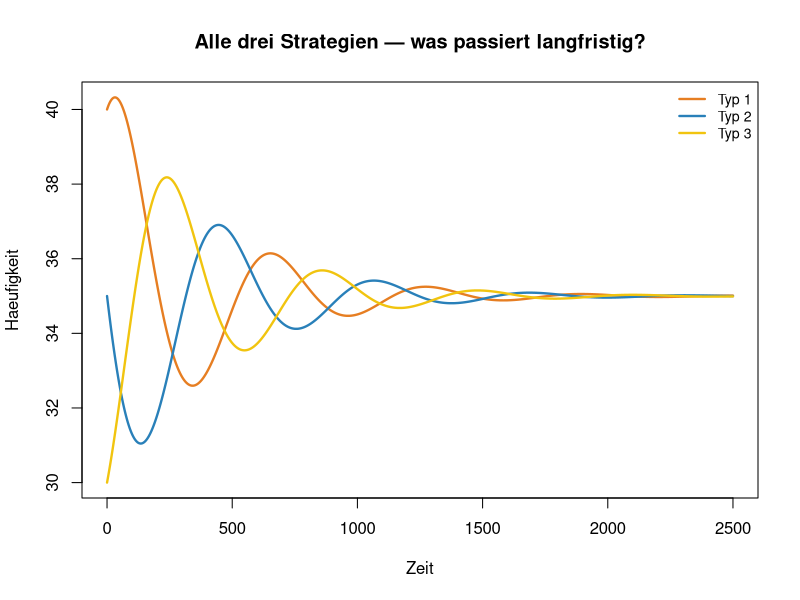
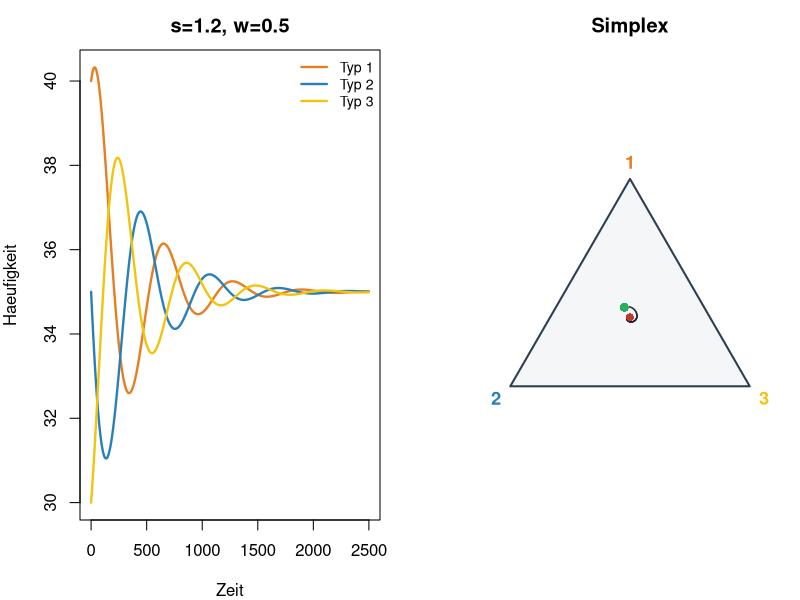
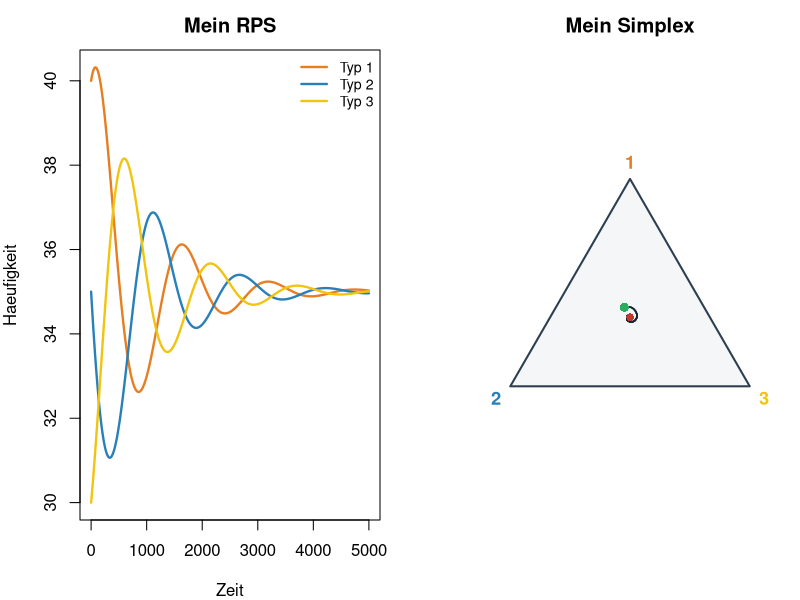
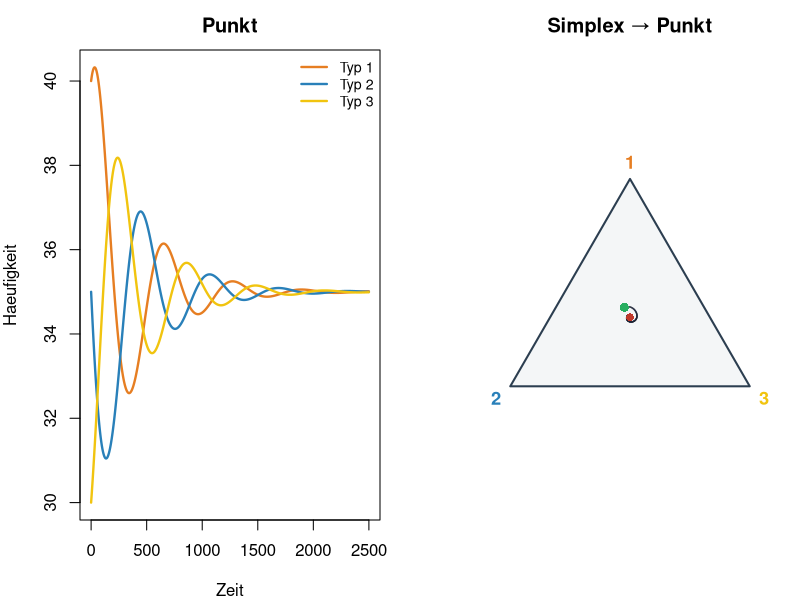
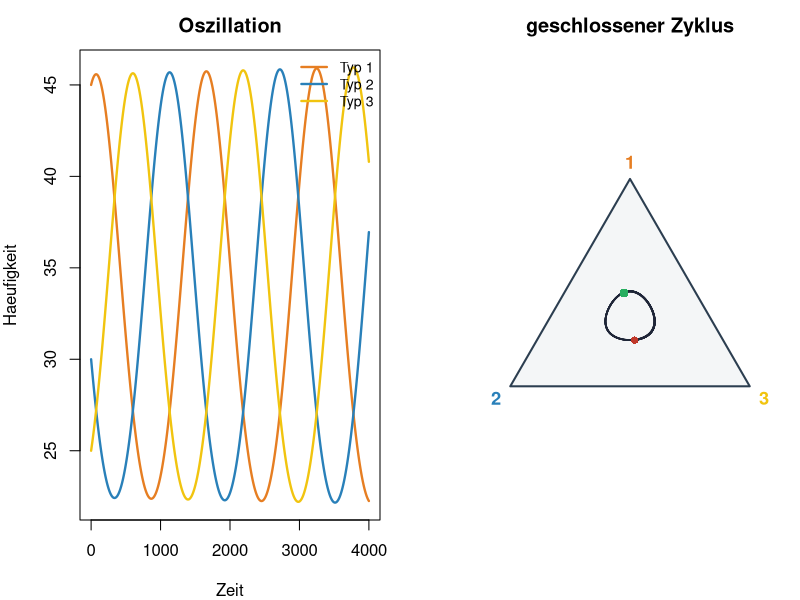
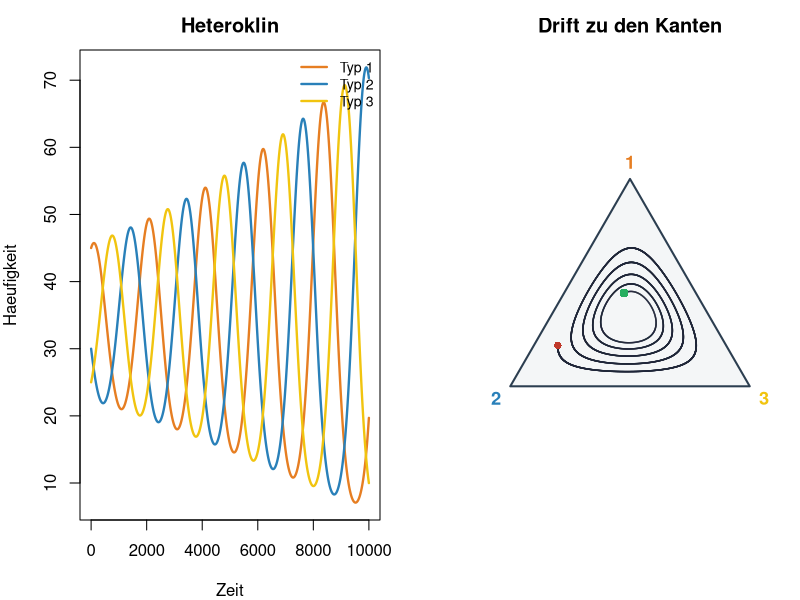
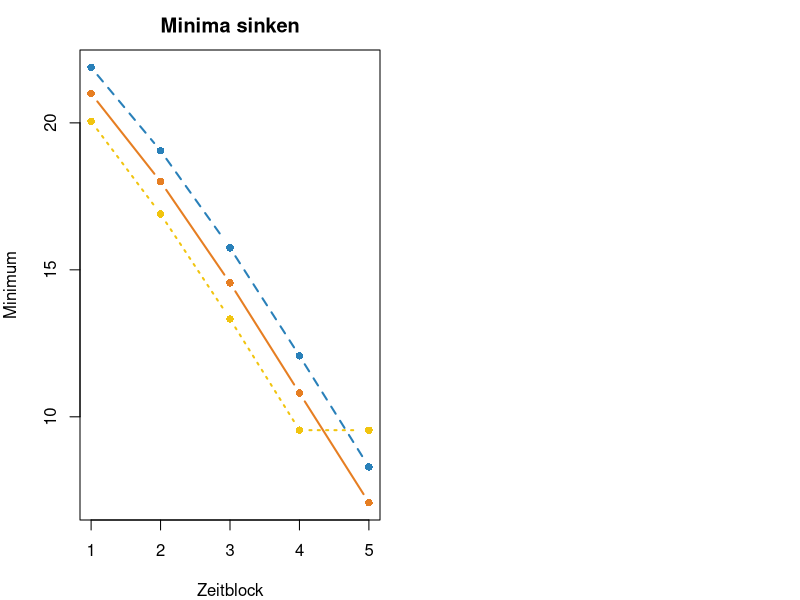

R code for these plots, in order:
## ---- chunk 1
# Ein Schritt: frequenzabhängige Fitness (diskreter Replikator)
next_rps <- function(N, r, A, C = 2) {
  sN <- sum(N)
  if (sN <= 0) return(N)
  p <- N / sN
  W <- C - as.numeric(A %*% p)
  Wbar <- sum(p * W)
  pmax(N + r * N * (W - Wbar), 0) # nie negativ
}

# Zeitschritte wiederholen
simulate_rps <- function(N0, r, A, T = 2000, C = 2) {
  n <- length(N0)
  N <- matrix(0, T + 1, n)
  N[1, ] <- N0
  for (t in 1:T) {
    N[t + 1, ] <- next_rps(N[t, ], r, A, C)
  }
  out <- data.frame(time = 0:T)
  for (j in 1:n) {
    out[[paste0("N", j)]] <- N[, j]
  }
  out
}
## ---- chunk 2

# Frequenzen auf dem 2-Simplex (Dreieck)
to_simplex_xy <- function(N) {
  
  N <- as.matrix(N)
  s <- pmax(rowSums(N), 1e-12)
  f <- N / s
  v1 <- c(0.5, sqrt(3) / 2); v2 <- c(0, 0); v3 <- c(1, 0)
  cbind(x = f[, 1] * v1[1] + f[, 2] * v2[1] + f[, 3] * v3[1],
        y = f[, 1] * v1[2] + f[, 2] * v2[2] + f[, 3] * v3[2])
  
}

plot_simplex <- function(df, main = "", fade = TRUE) {
  
  cols_s <- c("#e67e22", "#2980b9", "#f1c40f")
  N <- df[, grep("^N", names(df)), drop = FALSE]
  if (ncol(N) != 3) stop("Simplex-Plot braucht genau 3 Typen")
  xy <- to_simplex_xy(N)
  v1 <- c(0.5, sqrt(3) / 2); v2 <- c(0, 0); v3 <- c(1, 0)
  plot(NA, xlim = c(-0.08, 1.08), ylim = c(-0.12, sqrt(3) / 2 + 0.1),
       asp = 1, axes = FALSE, xlab = "", ylab = "", main = main)
  polygon(c(v1[1], v2[1], v3[1]), c(v1[2], v2[2], v3[2]),
          border = "#2c3e50", lwd = 2, col = "#f4f6f7")
  text(v1[1], v1[2] + 0.07, "1", col = cols_s[1], font = 2, cex = 1.1)
  text(v2[1] - 0.06, v2[2] - 0.05, "2", col = cols_s[2], font = 2, cex = 1.1)
  text(v3[1] + 0.06, v3[2] - 0.05, "3", col = cols_s[3], font = 2, cex = 1.1)
  n <- nrow(xy)
  if (fade && n > 40) {
    for (i in seq_len(n - 1)) {
      a <- 0.12 + 0.78 * (i / n)
      segments(xy[i, 1], xy[i, 2], xy[i + 1, 1], xy[i + 1, 2],
               col = rgb(0.12, 0.15, 0.22, a), lwd = 1.5)
    }
  } else {
    lines(xy[, 1], xy[, 2], lwd = 2, col = "#2c3e50")
  }
  points(xy[1, 1], xy[1, 2], pch = 16, col = "#27ae60", cex = 1.2)
  points(xy[n, 1], xy[n, 2], pch = 16, col = "#c0392b", cex = 1.0)
}


## ---- chunk 3
# Aliase
next_3lv <- next_rps
simulate_3lv <- simulate_rps
simulate_3LV <- simulate_rps

plot_3lv <- function(df, main = "") {
  cols <- c("#e67e22", "#2980b9", "#f1c40f")
  ys <- df[, grep("^N", names(df)), drop = FALSE]
  matplot(df$time, ys, type = "l", lty = 1, lwd = 2.3, col = cols[seq_len(ncol(ys))],
          xlab = "Zeit", ylab = "Haeufigkeit", main = main)
  legend("topright", paste0("Typ ", seq_len(ncol(ys))),
         col = cols[seq_len(ncol(ys))], lty = 1, lwd = 2.3, bty = "n", cex = 0.85)
}

# Fertige RPS-Matrix (Symmetrie)
make_rps_A <- function(s, w) {
  matrix(c(1, w, s,
           s, 1, w,
           w, s, 1), 3, 3, byrow = TRUE)
}

r <- 0.05
C <- 2
A_demo <- make_rps_A(s = 1.2, w = 0.5)
## ---- chunk 4
df_point <- simulate_3lv(c(40, 35, 30), r, A_demo, T = 2500)
plot_3lv(df_point, main = "Alle drei Strategien — was passiert langfristig?")
A_demo
## ---- chunk 5
#| fig-height: 3.6
#| fig-width: 9
# Startbeispiel — aendern Sie s und w!
s <- 1.2
w <- 0.5
A_try <- make_rps_A(s = s, w = w)
df <- simulate_3lv(c(40, 35, 30), r, A_try, T = 2500)
par(mfrow = c(1, 2), mar = c(4, 4, 2.5, 1))
plot_3lv(df, main = paste0("s=", s, ", w=", w))
plot_simplex(df, main = "Simplex")
cat("s+w =", s + w, "\n")
## ---- chunk 6
# Minima in aufeinanderfolgenden Bloecken (Diagnose-Hilfe)
block_mins <- function(df, nblock = 5) {
  ys <- as.matrix(df[, grep("^N", names(df)), drop = FALSE])
  blen <- floor(nrow(ys) / nblock)
  out <- sapply(seq_len(ncol(ys)), function(j) {
    sapply(0:(nblock - 1), function(b) {
      i1 <- b * blen + 1
      i2 <- min((b + 1) * blen, nrow(ys))
      min(ys[i1:i2, j])
    })
  })
  colnames(out) <- paste0("N", seq_len(ncol(ys)))
  out
}
## ---- chunk 7
# === IHR FINAL ===
s <- 1.2
w <- 0.5
A_final <- make_rps_A(s, w)
N0 <- c(40, 35, 30)

df_final <- simulate_3lv(N0, r = 0.02, A = A_final, T = 5000)
par(mfrow = c(1, 2), mar = c(4, 4, 2.5, 1))
plot_3lv(df_final, main = "Mein RPS")
plot_simplex(df_final, main = "Mein Simplex")
A_final
cat("s+w =", s + w, "\n")
# optional:
# block_mins(df_final, 5)
## ---- chunk 8
#| fig-height: 3.6
#| fig-width: 9
A_point <- make_rps_A(s = 1.2, w = 0.5)
df <- simulate_3lv(c(40, 35, 30), r, A_point, T = 2500)
par(mfrow = c(1, 2), mar = c(4, 4, 2.5, 1))
plot_3lv(df, main = "Punkt")
plot_simplex(df, main = "Simplex → Punkt")
## ---- chunk 9
#| fig-height: 3.6
#| fig-width: 9
A_osc <- make_rps_A(s = 1.35, w = 0.65)
df <- simulate_3lv(c(45, 30, 25), r = 0.02, A = A_osc, T = 4000)
par(mfrow = c(1, 2), mar = c(4, 4, 2.5, 1))
plot_3lv(df, main = "Oszillation")
plot_simplex(df, main = "geschlossener Zyklus")
## ---- chunk 10
#| fig-height: 3.8
#| fig-width: 9
A_het <- make_rps_A(s = 1.40, w = 0.65)
df_het <- simulate_3lv(c(45, 30, 25), r = 0.015, A = A_het, T = 10000)
par(mfrow = c(1, 2), mar = c(4, 4, 2.5, 1))
plot_3lv(df_het, main = "Heteroklin")
plot_simplex(df_het, main = "Drift zu den Kanten")
bm <- block_mins(df_het, nblock = 5)
matplot(seq_len(nrow(bm)), bm, type = "b", pch = 16, lwd = 2,
        col = c("#e67e22", "#2980b9", "#f1c40f"),
        xlab = "Zeitblock", ylab = "Minimum",
        main = "Minima sinken")
